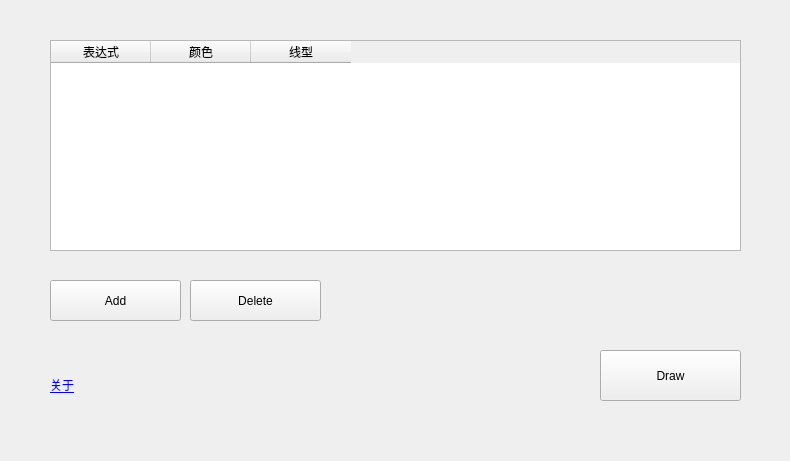
<?xml version="1.0" encoding="UTF-8"?>
<ui version="4.0">
 <class>MainWindow</class>
 <widget class="QMainWindow" name="MainWindow">
  <property name="geometry">
   <rect>
    <x>0</x>
    <y>0</y>
    <width>790</width>
    <height>461</height>
   </rect>
  </property>
  <property name="windowTitle">
   <string>MainWindow</string>
  </property>
  <widget class="QWidget" name="centralWidget">
   <widget class="QPushButton" name="pushButton">
    <property name="geometry">
     <rect>
      <x>50</x>
      <y>280</y>
      <width>131</width>
      <height>41</height>
     </rect>
    </property>
    <property name="text">
     <string>Add</string>
    </property>
   </widget>
   <widget class="QTableWidget" name="tableWidget">
    <property name="geometry">
     <rect>
      <x>50</x>
      <y>40</y>
      <width>691</width>
      <height>211</height>
     </rect>
    </property>
    <column>
     <property name="text">
      <string>表达式</string>
     </property>
    </column>
    <column>
     <property name="text">
      <string>颜色</string>
     </property>
    </column>
    <column>
     <property name="text">
      <string>线型</string>
     </property>
    </column>
   </widget>
   <widget class="QPushButton" name="pushButton_2">
    <property name="geometry">
     <rect>
      <x>600</x>
      <y>350</y>
      <width>141</width>
      <height>51</height>
     </rect>
    </property>
    <property name="text">
     <string>Draw</string>
    </property>
   </widget>
   <widget class="QPushButton" name="pushButton_3">
    <property name="geometry">
     <rect>
      <x>190</x>
      <y>280</y>
      <width>131</width>
      <height>41</height>
     </rect>
    </property>
    <property name="text">
     <string>Delete</string>
    </property>
   </widget>
   <widget class="QLabel" name="label">
    <property name="geometry">
     <rect>
      <x>50</x>
      <y>370</y>
      <width>81</width>
      <height>31</height>
     </rect>
    </property>
    <property name="text">
     <string>&lt;html&gt;&lt;head/&gt;&lt;body&gt;&lt;p&gt;&lt;a href=&quot;http://www.ltfnjust.club/&quot;&gt;&lt;span style=&quot; text-decoration: underline; color:#0000ff;&quot;&gt;关于&lt;/span&gt;&lt;/a&gt;&lt;/p&gt;&lt;/body&gt;&lt;/html&gt;</string>
    </property>
   </widget>
  </widget>
 </widget>
 <layoutdefault spacing="6" margin="11"/>
 <resources/>
 <connections/>
</ui>
